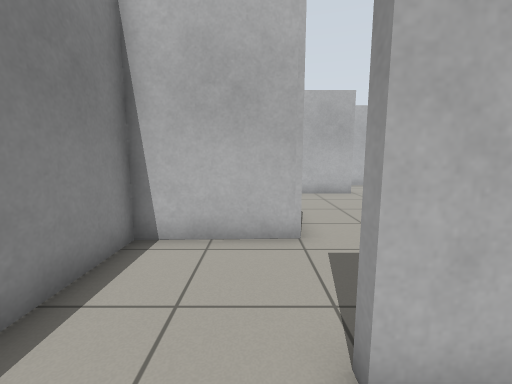
view 1 (above)

24 first-person views from a walk through a Gazebo world. The camera is 0.94 m above the floor, tilts 8° down and sees 90° across. The floor is counted in squares, 0.5 m on a side. Each view is taken from the middle of a square. On the plan, view 1 faces up. The plan holds only what a view shows up to about 15 squares ahead; the rest is blank. The place goes on beyond the plan.

view 2
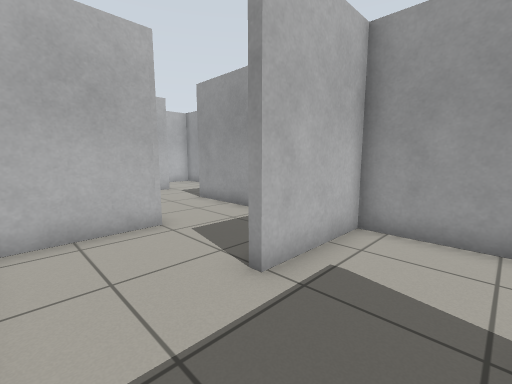

view 3
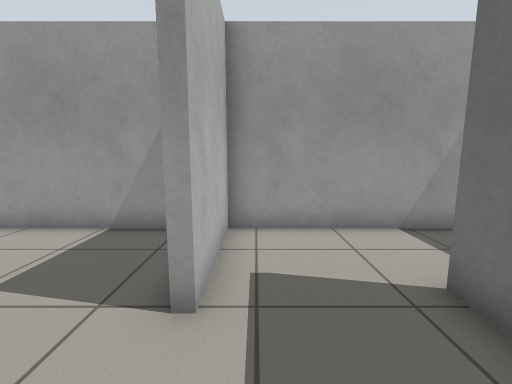

view 4
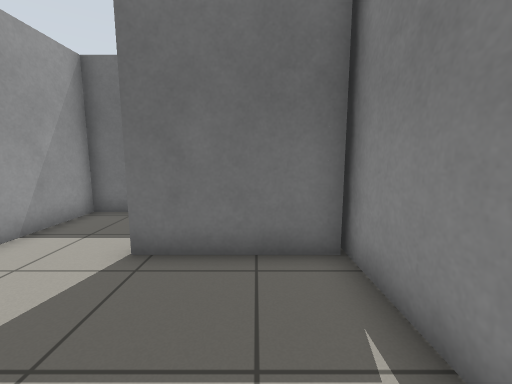

view 5
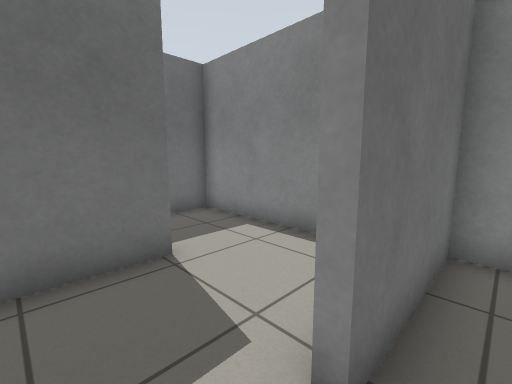

view 6
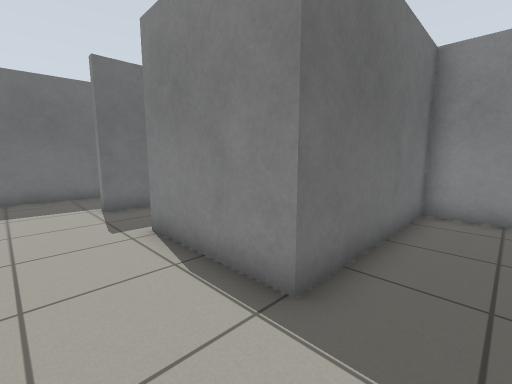

view 7
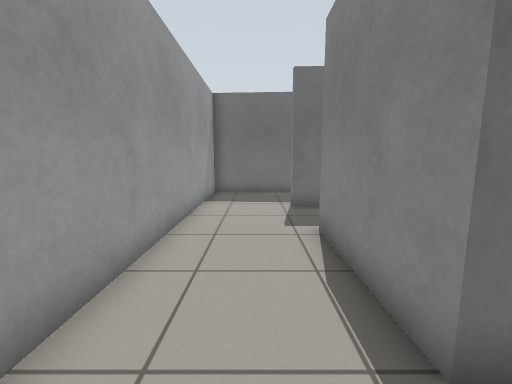

view 8
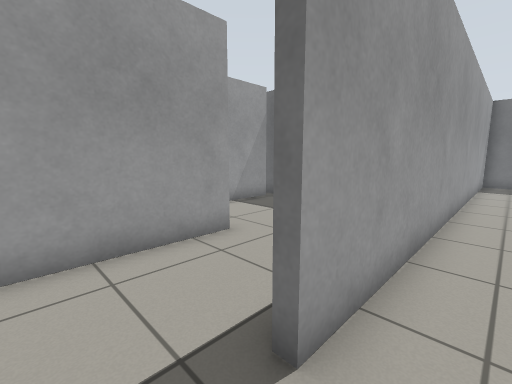

view 9
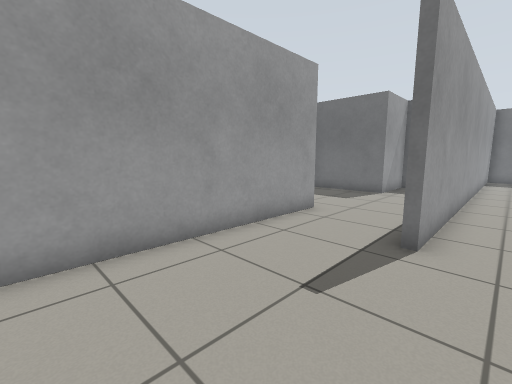

view 10
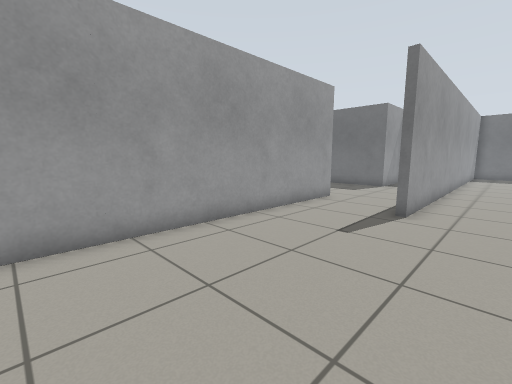

view 11
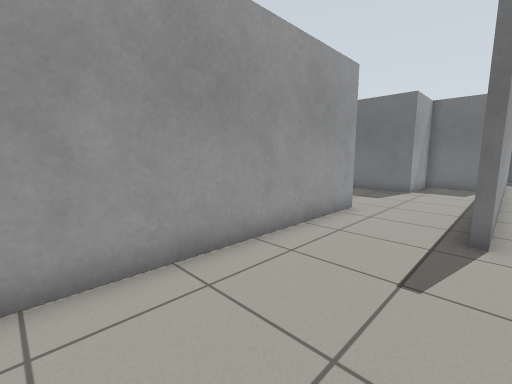

view 12
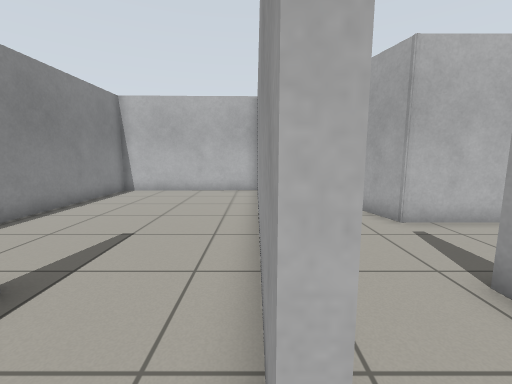

view 13
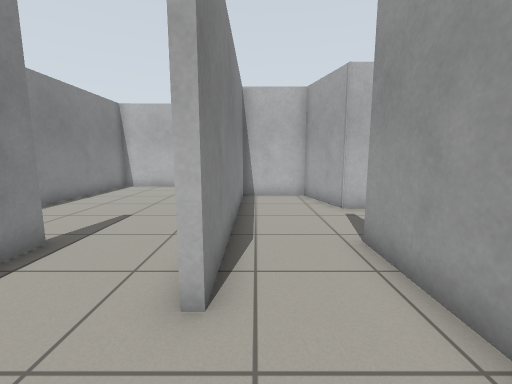

view 14
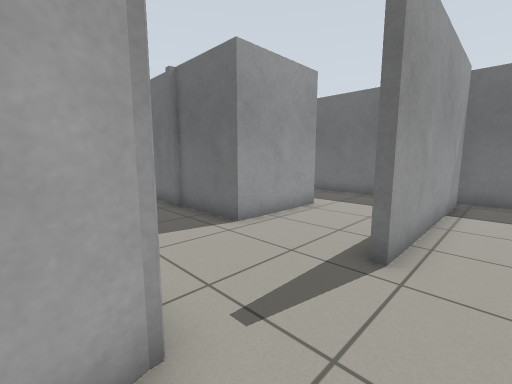

view 15
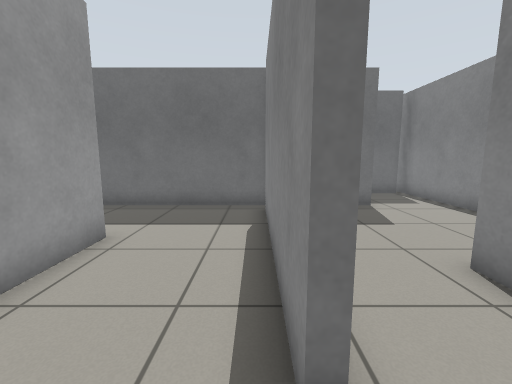

view 16
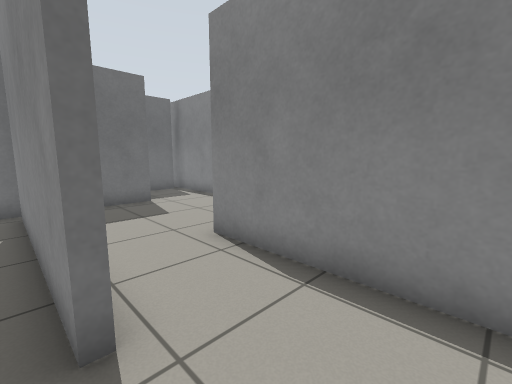

view 17
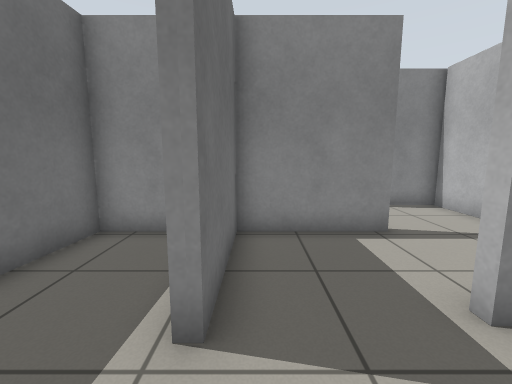

view 18
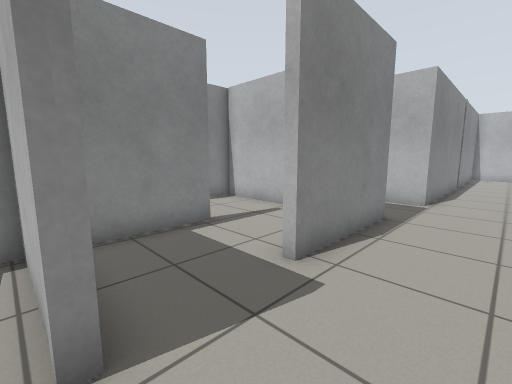

view 19
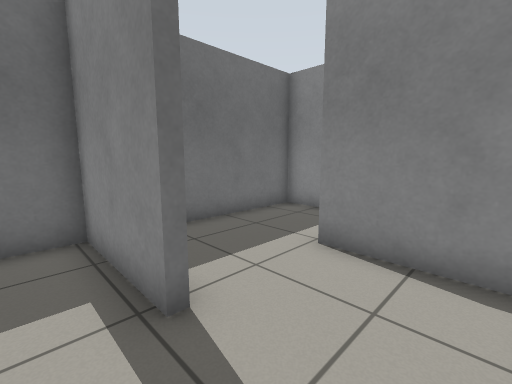

view 20
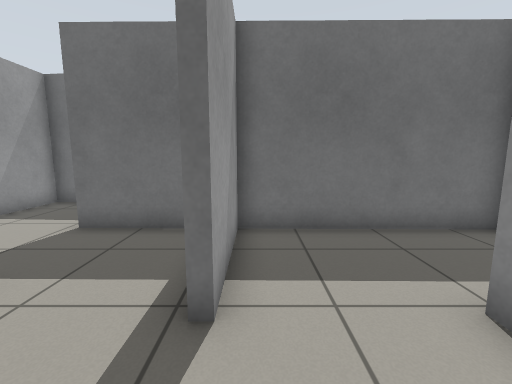

view 21
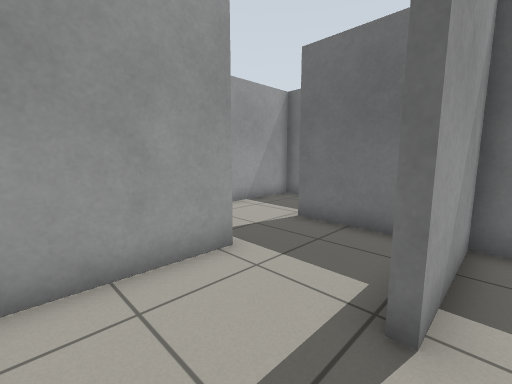

view 22
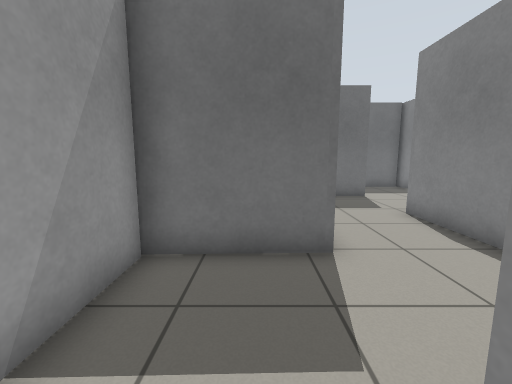

view 23
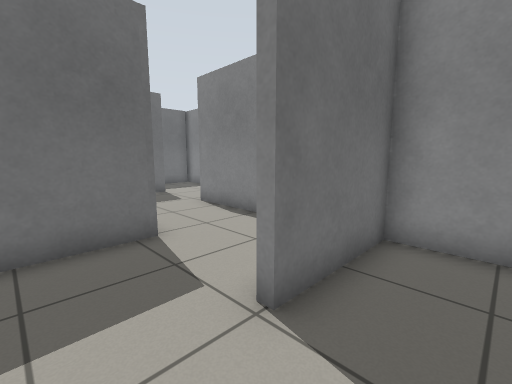

view 24
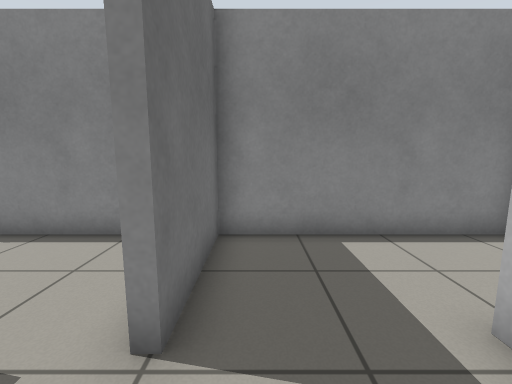

### Floor plan
Ten units are one square. View 1 is at (0, 0); x grows to the right and y downward. Boxes are objects, and circles mark ways between rooms. Rooms are numbered by the first view taken in them; rooms with no view inside come last. Other rooms are left out.
<svg viewBox="-40 -175 250 384">
<path fill="none" stroke="#000" d="M-28 -14 -28 21M-26 17 5 17M10 -57 -28 -56 -28 -14M9 -17 9 -20M5 17 15 17M45 25 45 -17 9 -17M48 58 34 58M35 165 48 165M82 164 82 65M-23 41 -23 89 44 89 44 134 41 134M85 16 85 28M121 41 121 -73M82 65 82 16M85 85 85 136M122 -91 48 -89 48 58M89 129 116 129 116 97M161 -21 153 -52 124 -52M124 -49 124 41 121 41M154 91 154 17M116 97 156 97M195 59 195 17 205 17M154 17 157 17 157 91M190 -21 161 -21M156 97 205 97M48 168 8 168 8 199 82 204 82 164M8 92 -4 92M5 127 8 127M41 134 41 98M10 -165 10 -131 49 -131M-35 164 5 165 5 127M-4 92 -28 92 -28 129M49 -128 34 -128M45 -92 82 -93 82 -121M8 127 8 165 35 165"/>
<circle cx="-10" cy="-20" r="3" fill="#2a7"/>
<circle cx="10" cy="0" r="3" fill="#2a7"/>
<circle cx="65" cy="55" r="3" fill="#2a7"/>
<circle cx="60" cy="170" r="3" fill="#2a7"/>
<circle cx="40" cy="150" r="3" fill="#2a7"/>
<circle cx="120" cy="70" r="3" fill="#2a7"/>
<circle cx="160" cy="0" r="3" fill="#2a7"/>
<circle cx="5" cy="110" r="3" fill="#2a7"/>
<circle cx="25" cy="130" r="3" fill="#2a7"/>
<circle cx="60" cy="-130" r="3" fill="#2a7"/>
<text x="-10" y="0">1</text>
<text x="-10" y="-40">2</text>
<text x="20" y="0">3</text>
<text x="50" y="100">4</text>
<text x="90" y="10">5</text>
<text x="140" y="20">6</text>
<text x="180" y="40">7</text>
<text x="50" y="180">8</text>
<text x="20" y="110">9</text>
<text x="50" y="-150">10</text>
<text x="-20" y="130">11</text>
<text x="50" y="-110">12</text>
<text x="30" y="150">13</text>
</svg>
Room 1 opens to room 2. Room 1 opens to room 3. Room 4 opens to room 5. Room 4 opens to room 8. Room 4 opens to room 13. Room 5 opens to room 6. Room 6 opens to room 7. Room 9 opens to room 11. Room 9 opens to room 13. Room 10 opens to room 12.

Where each view was taken, in squares from view 1:
view 1: 0 up, 0 right, facing up
view 2: 1 down, 2 left, facing up-right
view 3: 1 up, 2 left, facing right
view 4: 3 up, 1 left, facing down
view 5: 1 down, 3 right, facing down-left
view 6: 7 down, 7 right, facing down-left
view 7: 7 down, 6 right, facing down
view 8: 0 up, 7 right, facing down-right
view 9: 4 up, 7 right, facing down-right
view 10: 7 up, 6 right, facing down-right
view 11: 5 up, 8 right, facing down-right
view 12: 5 down, 12 right, facing up
view 13: 7 down, 13 right, facing up
view 14: 3 up, 14 right, facing down-right
view 15: 0 up, 16 right, facing down
view 16: 1 up, 16 right, facing down-left
view 17: 16 down, 7 right, facing left
view 18: 17 down, 7 right, facing up-left
view 19: 10 down, 2 right, facing down-left
view 20: 10 down, 0 right, facing down
view 21: 10 down, 0 right, facing down-right
view 22: 14 up, 6 right, facing down
view 23: 15 up, 7 right, facing down-left
view 24: 14 up, 7 right, facing left
